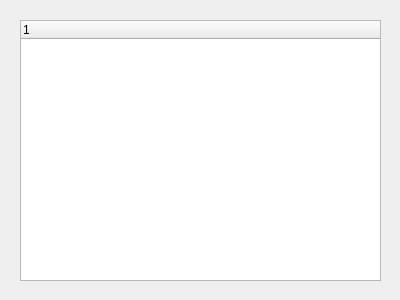
<?xml version="1.0" encoding="UTF-8"?>
<ui version="4.0">
 <class>DirViewer</class>
 <widget class="QDialog" name="DirViewer">
  <property name="geometry">
   <rect>
    <x>0</x>
    <y>0</y>
    <width>400</width>
    <height>300</height>
   </rect>
  </property>
  <property name="windowTitle">
   <string>Dialog</string>
  </property>
  <widget class="QTreeWidget" name="treeWidget">
   <property name="geometry">
    <rect>
     <x>20</x>
     <y>20</y>
     <width>361</width>
     <height>261</height>
    </rect>
   </property>
   <column>
    <property name="text">
     <string notr="true">1</string>
    </property>
   </column>
  </widget>
 </widget>
 <resources/>
 <connections/>
</ui>
